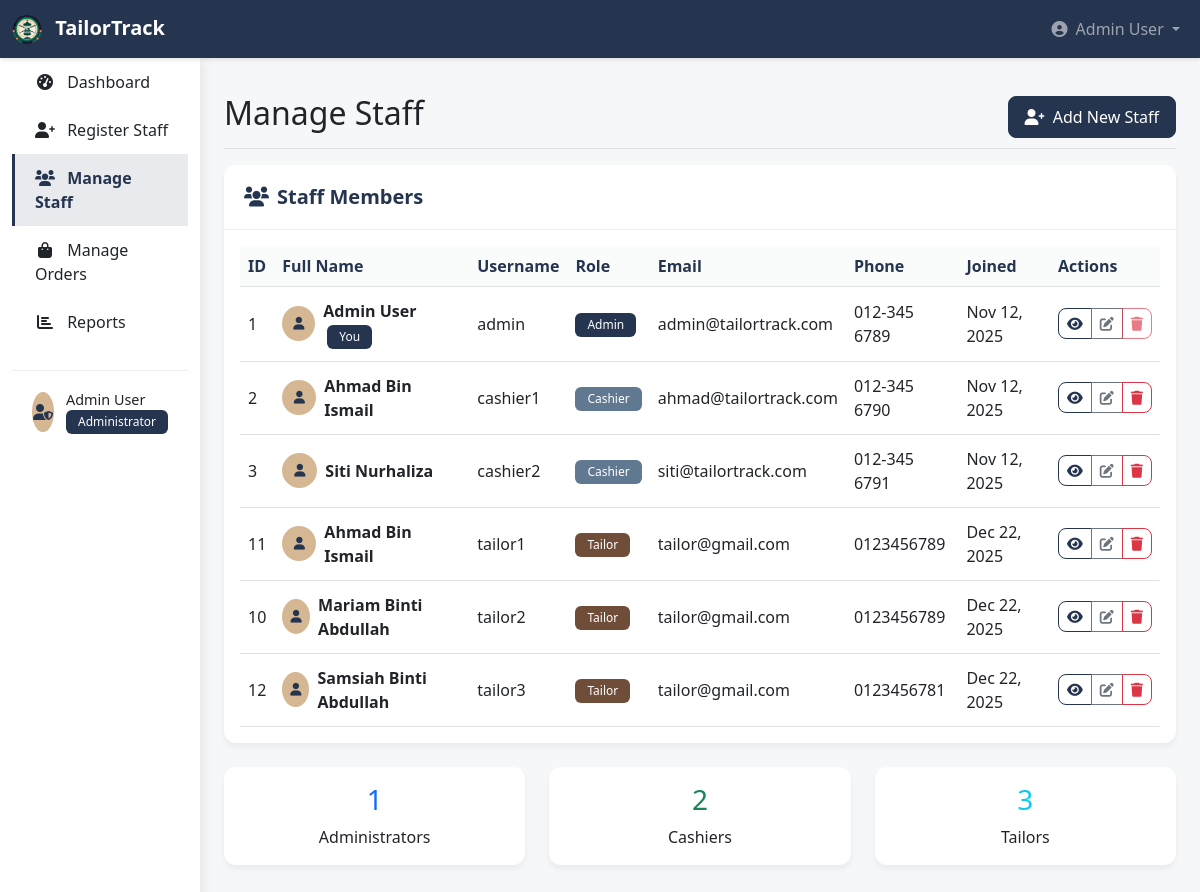
Page /admin/manage_staff.php (signed in) on the committed database.
### tables this page shows
CREATE TABLE `users` (
  `user_id` int(11) NOT NULL,
  `username` varchar(50) NOT NULL,
  `password` varchar(255) NOT NULL,
  `role` enum('admin','cashier','tailor') NOT NULL,
  `full_name` varchar(100) NOT NULL,
  `email` varchar(100) DEFAULT NULL,
  `phone` varchar(20) DEFAULT NULL,
  `created_at` timestamp NOT NULL DEFAULT current_timestamp()
);

### admin/manage_staff.php (the view, shortened to what this page needs)
<?php
require_once '../config/database.php';
try {
    $stmt = $pdo->query("SELECT * FROM users ORDER BY role, full_name");
    $staff_members = $stmt->fetchAll();
} catch (PDOException $e) {
    error_log("Fetch staff error: " . $e->getMessage());
    $error = "Unable to load staff data.";
}
$current_page = basename($_SERVER['PHP_SELF']);
?>
<!DOCTYPE html>
<html lang="en">
<head>
    <link href="https://cdn.jsdelivr.net/npm/bootstrap@5.3.0-alpha1/dist/css/bootstrap.min.css" rel="stylesheet">
    <link rel="stylesheet" href="https://cdnjs.cloudflare.com/ajax/libs/font-awesome/6.0.0/css/all.min.css">
    <link rel="stylesheet" href="../css/admin.css">
</head>
<body>
    <nav class="navbar navbar-expand-lg navbar-dark admin-navbar">
        <div class="container-fluid">
            <a class="navbar-brand" href="dashboard.php">
                <img src="../Asset/logo_icon.png" alt="TailorTrack" style="width: 30px; height: 30px; object-fit: contain;" class="me-2">
                <span>TailorTrack</span>
            </a>
            <div class="collapse navbar-collapse" id="adminNavbar">
                <ul class="navbar-nav ms-auto">
                    <li class="nav-item dropdown">
                        <a class="nav-link dropdown-toggle" href="#" id="navbarDropdown" role="button" data-bs-toggle="dropdown">
                            <i class="fas fa-user-circle me-1"></i> <?php echo $_SESSION['full_name']; ?>
                        </a>
                    </li>
                </ul>
            </div>
        </div>
    </nav>
    <div class="container-fluid">
        <div class="row">
            <nav id="sidebar" class="col-md-3 col-lg-2 d-md-block sidebar">
                <div class="position-sticky">
                    <ul class="nav flex-column">
                        <li class="nav-item">
                            <a class="nav-link <?php echo $current_page == 'dashboard.php' ? 'active' : ''; ?>" href="dashboard.php">
                                <i class="fas fa-tachometer-alt me-2"></i>
                                Dashboard
                            </a>
                        </li>
                        <li class="nav-item">
                            <a class="nav-link <?php echo $current_page == 'register_staff.php' ? 'active' : ''; ?>" href="register_staff.php">
                                <i class="fas fa-user-plus me-2"></i>
                                Register Staff
                            </a>
                        </li>
                        <li class="nav-item">
                            <a class="nav-link <?php echo $current_page == 'manage_staff.php' ? 'active' : ''; ?>" href="manage_staff.php">
                                <i class="fas fa-users me-2"></i>
                                Manage Staff
                            </a>
                        </li>
                        <li class="nav-item">
                            <a class="nav-link <?php echo $current_page == 'manage_orders.php' ? 'active' : ''; ?>" href="manage_orders.php">
                                <i class="fas fa-shopping-bag me-2"></i>
                                Manage Orders
                            </a>
                        </li>
                        <li class="nav-item">
                            <a class="nav-link <?php echo $current_page == 'reports.php' ? 'active' : ''; ?>" href="reports.php">
                                <i class="fas fa-chart-bar me-2"></i>
                                Reports
                            </a>
                        </li>
                    </ul>
                    <div class="sidebar-footer mt-4">
                        <div class="user-info">
                            <div class="user-avatar">
                                <i class="fas fa-user-shield"></i>
                            </div>
                            <div class="user-details">
                                <h6><?php echo $_SESSION['full_name']; ?></h6>
                                <span class="badge bg-admin">Administrator</span>
                            </div>
                        </div>
                    </div>
                </div>
            </nav>
            <main class="col-md-9 ms-sm-auto col-lg-10 px-md-4 main-content">
                <div class="d-flex justify-content-between flex-wrap flex-md-nowrap align-items-center pt-3 pb-2 mb-3 border-bottom">
                    <h1 class="h2">Manage Staff</h1>
                    <div class="btn-toolbar mb-2 mb-md-0">
                        <a href="register_staff.php" class="btn btn-primary">
                            <i class="fas fa-user-plus me-1"></i> Add New Staff
                        </a>
                    </div>
                </div>
                <div class="card">
                    <div class="card-header">
                        <h5 class="card-title mb-0">
                            <i class="fas fa-users me-2"></i>Staff Members
                        </h5>
                    </div>
                    <div class="card-body">
                        <div class="table-responsive">
                            <table class="table table-hover" id="staffTable">
                                <thead>
                                    <tr>
                                        <th>ID</th>
                                        <th>Full Name</th>
                                        <th>Username</th>
                                        <th>Role</th>
                                        <th>Email</th>
                                        <th>Phone</th>
                                        <th>Joined</th>
                                        <th>Actions</th>
                                    </tr>
                                </thead>
                                <tbody>
                                    <?php if (empty($staff_members)): ?>
                                        <tr>
                                            <td colspan="8" class="text-center py-4">No staff members found</td>
                                        </tr>
                                    <?php else: ?>
                                        <?php foreach ($staff_members as $staff): ?>
                                            <tr>
                                                <td><?php echo $staff['user_id']; ?></td>
                                                <td>
                                                    <div class="d-flex align-items-center">
                                                        <div class="staff-avatar me-2">
                                                            <i class="fas fa-user"></i>
                                                        </div>
                                                        <div>
                                                            <strong><?php echo htmlspecialchars($staff['full_name']); ?></strong>
                                                            <?php if ($staff['user_id'] == $_SESSION['user_id']): ?>
                                                                <span class="badge bg-primary ms-1">You</span>
                                                            <?php endif; ?>
                                                        </div>
                                                    </div>
                                                </td>
                                                <td><?php echo htmlspecialchars($staff['username']); ?></td>
                                                <td>
                                                    <span class="badge bg-<?php echo $staff['role']; ?>">
                                                        <?php echo ucfirst($staff['role']); ?>
                                                    </span>
                                                </td>
                                                <td><?php echo htmlspecialchars($staff['email'] ?? 'N/A'); ?></td>
                                                <td><?php echo htmlspecialchars($staff['phone'] ?? 'N/A'); ?></td>
                                                <td><?php echo date('M j, Y', strtotime($staff['created_at'])); ?></td>
                                                <td>
                                                    <div class="btn-group btn-group-sm">
                                                        <button class="btn btn-outline-primary view-staff" data-id="<?php echo $staff['user_id']; ?>">
                                                            <i class="fas fa-eye"></i>
                                                        </button>
                                                        <button class="btn btn-outline-secondary edit-staff"
                                                                data-id="<?php echo $staff['user_id']; ?>"
                                                                data-username="<?php echo htmlspecialchars($staff['username']); ?>"
                                                                data-role="<?php echo $staff['role']; ?>"
                                                                data-fullname="<?php echo htmlspecialchars($staff['full_name']); ?>"
                                                                data-email="<?php echo htmlspecialchars($staff['email'] ?? ''); ?>"
                                                                data-phone="<?php echo htmlspecialchars($staff['phone'] ?? ''); ?>">
                                                            <i class="fas fa-edit"></i>
                                                        </button>
                                                        <?php if ($staff['user_id'] != $_SESSION['user_id']): ?>
                                                            <button class="btn btn-outline-danger delete-staff" data-id="<?php echo $staff['user_id']; ?>" data-name="<?php echo htmlspecialchars($staff['full_name']); ?>">
                                                                <i class="fas fa-trash"></i>
                                                            </button>
                                                        <?php else: ?>
                                                            <button class="btn btn-outline-danger" disabled>
                                                                <i class="fas fa-trash"></i>
                                                            </button>
                                                        <?php endif; ?>
                                                    </div>
                                                </td>
                                            </tr>
                                        <?php endforeach; ?>
                                    <?php endif; ?>
                                </tbody>
                            </table>
                        </div>
                    </div>
                </div>
                <div class="row mt-4">
                    <div class="col-md-4">
                        <div class="card text-center">
                            <div class="card-body">
                                <h3 class="text-primary"><?php echo count(array_filter($staff_members, fn($s) => $s['role'] == 'admin')); ?></h3>
                                <p class="mb-0">Administrators</p>
                            </div>
                        </div>
                    </div>
                    <div class="col-md-4">
                        <div class="card text-center">
                            <div class="card-body">
                                <h3 class="text-success"><?php echo count(array_filter($staff_members, fn($s) => $s['role'] == 'cashier')); ?></h3>
                                <p class="mb-0">Cashiers</p>
                            </div>
                        </div>
                    </div>
                    <div class="col-md-4">
                        <div class="card text-center">
                            <div class="card-body">
                                <h3 class="text-info"><?php echo count(array_filter($staff_members, fn($s) => $s['role'] == 'tailor')); ?></h3>
                                <p class="mb-0">Tailors</p>
                            </div>
                        </div>
                    </div>
                </div>
            </main>
        </div>
    </div>
</body>
</html>

### css/admin.css (style rules this page uses)
:root { --primary: #25344F; --secondary: #617891; --accent: #D5B893; --brown: #6F4D38; --dark-red: #632024; --light: #f8f9fa; --dark: #212529; --sidebar-width: 280px; }
body { font-family: 'Segoe UI', Tahoma, Geneva, Verdana, sans-serif; background-color: #f5f7f9; overflow-x: hidden; }
.admin-navbar { background-color: var(--primary); box-shadow: 0 2px 4px rgba(0,0,0,.1); z-index: 1030; }
.navbar-brand { font-weight: 700; }
.sidebar { background: white; box-shadow: 0 0 15px rgba(0,0,0,.1); min-height: calc(100vh - 56px); transition: all 0.3s; }
.sidebar .nav-link { color: var(--dark); padding: 12px 20px; border-left: 3px solid transparent; transition: all 0.3s; font-weight: 500; }
.sidebar .nav-link.active { background-color: rgba(37, 52, 79, 0.1); border-left-color: var(--primary); color: var(--primary); font-weight: 600; }
.sidebar .nav-link i { width: 20px; text-align: center; }
.sidebar-footer { padding: 20px; border-top: 1px solid #eee; }
.user-info { display: flex; align-items: center; gap: 12px; }
.user-avatar { width: 40px; height: 40px; background: var(--accent); border-radius: 50%; display: flex; align-items: center; justify-content: center; color: var(--primary); }
.user-details h6 { margin: 0; font-size: 0.9rem; color: var(--dark); }
.main-content { padding-top: 20px; padding-bottom: 40px; }
.card { border: none; border-radius: 12px; box-shadow: 0 4px 6px rgba(0,0,0,.05); margin-bottom: 1.5rem; }
.card-header { background: white; border-bottom: 1px solid #eee; padding: 20px; border-radius: 12px 12px 0 0 !important; }
.card-title { color: var(--primary); font-weight: 600; margin: 0; }
.table { margin-bottom: 0; }
.table th { border-top: none; font-weight: 600; color: var(--primary); background: rgba(37, 52, 79, 0.02); }
.table td { vertical-align: middle; padding: 12px 8px; }
.badge { font-weight: 500; padding: 6px 12px; border-radius: 6px; }
.bg-admin { background-color: var(--primary); }
.bg-cashier { background-color: var(--secondary); }
.bg-tailor { background-color: var(--brown); }
.btn { border-radius: 8px; font-weight: 500; padding: 8px 16px; transition: all 0.3s; }
.btn-primary { background-color: var(--primary); border-color: var(--primary); }
.btn-outline-primary { color: var(--primary); border-color: var(--primary); }
.card, .stat-card { animation: fadeInUp 0.6s ease; }
.staff-avatar { width: 35px; height: 35px; background: var(--accent); border-radius: 50%; display: flex; align-items: center; justify-content: center; color: var(--primary); font-size: 0.8rem; }
.btn-group-sm .btn { padding: 0.25rem 0.5rem; }
.bg-primary { background-color: var(--primary) !important; }
:root { --success: #198754; --warning: #ffc107; --danger: #dc3545; }

### rows in the picture
users: user_id "1", full_name "Admin User", shows "You", username "admin", role "Admin", email "admin@tailortrack.com", phone "012-345 6789", created_at "Nov 12, 2025"
users: user_id "2", full_name "Ahmad Bin Ismail", username "cashier1", role "Cashier", email "ahmad@tailortrack.com", phone "012-345 6790", created_at "Nov 12, 2025"
users: user_id "3", full_name "Siti Nurhaliza", username "cashier2", role "Cashier", email "siti@tailortrack.com", phone "012-345 6791", created_at "Nov 12, 2025"
users: user_id "11", full_name "Ahmad Bin Ismail", username "tailor1", role "Tailor", email "tailor@gmail.com", phone "0123456789", created_at "Dec 22, 2025"
users: user_id "10", full_name "Mariam Binti Abdullah", username "tailor2", role "Tailor", email "tailor@gmail.com", phone "0123456789", created_at "Dec 22, 2025"
users: user_id "12", full_name "Samsiah Binti Abdullah", username "tailor3", role "Tailor", email "tailor@gmail.com", phone "0123456781", created_at "Dec 22, 2025"

### other values in the picture
$_SESSION['full_name'] "Admin User"
count(array_filter($staff_members, fn($s) => $s['role'] == 'admin')) "1"
count(array_filter($staff_members, fn($s) => $s['role'] == 'cashier')) "2"
count(array_filter($staff_members, fn($s) => $s['role'] == 'tailor')) "3"
